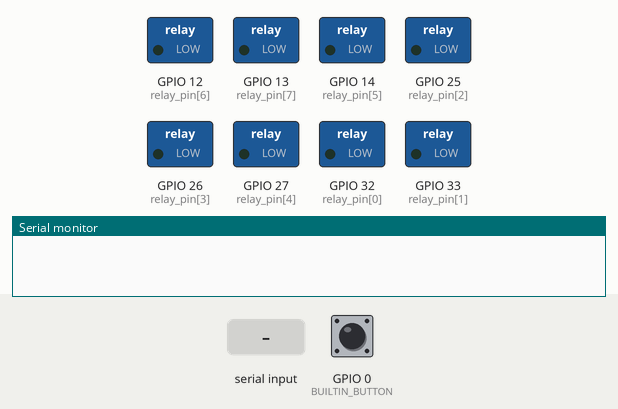
The program below on a simulated ESP32. On the bench: switched loads named in the program (green lamp = pin HIGH), the last lines printed to the serial monitor. Dashed ring = blinking. The test bench sets the inputs (shaded band); at power-on: GPIO 0 (BUILTIN_BUTTON) HIGH.

Above: at 1.2 s.
1.3 s: GPIO 0 (BUILTIN_BUTTON) pulled LOW for 0.15 s
At 1.9 s:
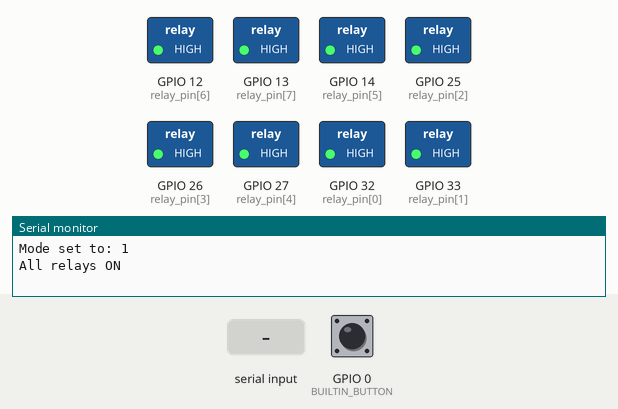
2.9 s: "S 90\n" received over Serial
4.4 s: GPIO 0 (BUILTIN_BUTTON) pulled LOW for 1 s
At 7.37 s:
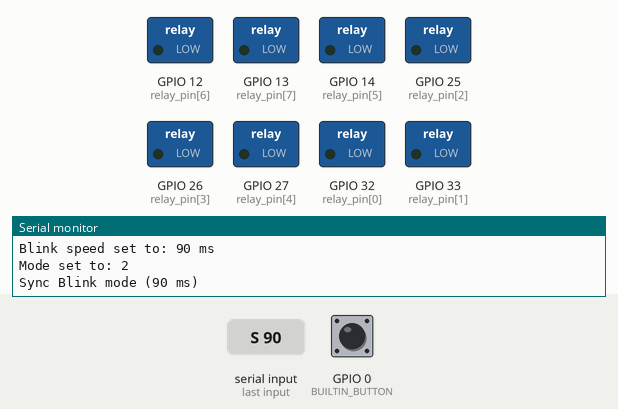
7.4 s: "S ,45\n" received over Serial
8.9 s: GPIO 0 (BUILTIN_BUTTON) pulled LOW for 1 s
At 10.07 s:
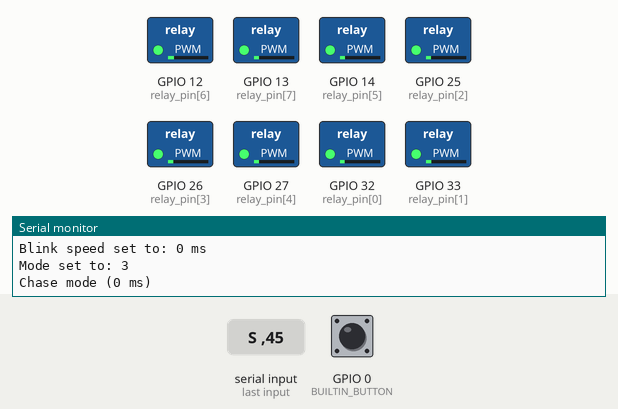
11.9 s: GPIO 0 (BUILTIN_BUTTON) pulled LOW for 0.15 s
At 13.09 s:
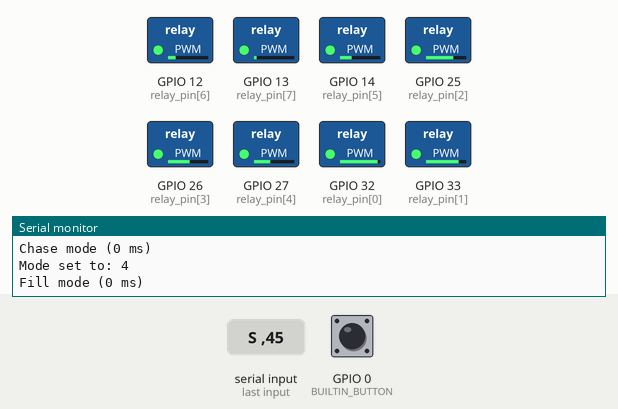
Timing chart, 0 to 15.9 s (numbered marks = the images above; inputs shaded):
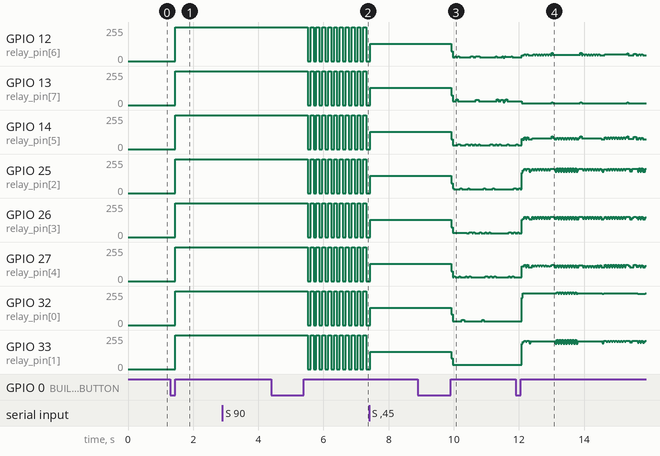

The program:

main.cpp
```cpp
#include <Arduino.h>
#include "mode_relay.h"
#include "button_uart.h"


void setup() {
    Serial.begin(115200);
    relay_init();
    input_init();


}


void loop() {
    input_handle_uart();
    input_handle_button();
    relay_update();
}
```

button_uart.h
```cpp
#ifndef BUTTON_UART_H
#define BUTTON_UART_H

#include <Arduino.h>

void input_init();
void input_handle_button();
void input_handle_uart();

#endif                       
```

mode_relay.h
```cpp
#ifndef mode_relay_h
#define mode_relay_h

#include <Arduino.h>

const int MODES = 5; // 5 modes in led mode

void relay_init();
void relay_set_mode(int mode);
int relay_get_mode();
void relay_set_speed(int speedMs);
int relay_get_speed();
void relay_cycle_mode();
void relay_update();

#endif
```

button_uart.cpp
```cpp
#include "button_uart.h"
#include "mode_relay.h"

#define BUILTIN_BUTTON 0

static int lastButtonState = HIGH;
static unsigned long buttonPressTime = 0;
static bool isButtonPressed = false;
const unsigned long debounceDelay = 40;
const unsigned long longPressTime = 1000;

// Hàm khởi tạo chân nút nhấn
void input_init() {
    pinMode(BUILTIN_BUTTON, INPUT_PULLUP);
}

// Hàm xử lý thao tác nhấn nhả (Click) và nhấn giữ (Long Press)
void input_handle_button() {
    int reading = digitalRead(BUILTIN_BUTTON);

    // Phát hiện thời điểm vừa nhấn nút (chuyển từ HIGH sang LOW)
    if (reading == LOW && lastButtonState == HIGH) {
        buttonPressTime = millis();
        isButtonPressed = true;
    }

    // Phát hiện thời điểm vừa nhả nút (chuyển từ LOW lên HIGH)
    if (reading == HIGH && lastButtonState == LOW && isButtonPressed) {
        unsigned long pressDuration = millis() - buttonPressTime;

        //  Thay đổi tốc độ nháy nếu nhấn giữ lâu hơn 1 giây, hoặc chuyển mode nếu nhấn nhanh
        if (pressDuration >= longPressTime) {
            relay_cycle_mode();
        } else if (pressDuration >= debounceDelay) {
            int nextMode = (relay_get_mode() + 1) % MODES; //
            relay_set_mode(nextMode);
        }
        isButtonPressed = false;
    }
    lastButtonState = reading;                 // Cập nhật trạng thái nút hiện tại cho vòng lặp kế tiếp
}

// Hàm nhận và phân tích lệnh gửi từ máy tính qua cổng Serial UART
void input_handle_uart() {
    if (Serial.available() > 0) {
        String cmd = Serial.readStringUntil('\n');
        cmd.trim();
        cmd.toUpperCase();
        if (cmd.startsWith("S ")) {
            int val = cmd.substring(2).toInt();
            relay_set_speed(val);
        } else if (cmd.startsWith("MODE ")) {
            int newMode = cmd.substring(5).toInt();
            relay_set_mode(newMode);
        }
    }
}
```

mode_relay.cpp
```cpp
#include <mode_relay.h>

const int relay_pin[] = {32, 33, 25, 26, 27, 14, 12, 13}; // relay pins
const int num_relays = sizeof(relay_pin) / sizeof(relay_pin[0]); // number of relays

#define RELAY_MODE_OFF LOW
#define RELAY_MODE_ON HIGH

static int current_mode = 0; // current mode
static int blink_speed = 250;
static unsigned long prev_time = 0;

// mode veriables
//mode 2
static bool sync_blink_state = false;
// mode 3
static int chase_direction_index = 0;
static int chase_direction = 1;
// mode 4
static int fill_step = 0;
static bool filling = true;

static void relay_set_all(bool state) {
  for (int i = 0; i < num_relays; i++) {
    digitalWrite(relay_pin[i], state ? RELAY_MODE_ON : RELAY_MODE_OFF);
  }
}

void relay_init() {
  for (int i = 0; i < num_relays; i++) {
    pinMode(relay_pin[i], OUTPUT);
    digitalWrite(relay_pin[i], RELAY_MODE_OFF);
  }
}

void relay_set_mode(int mode) {
    if(mode <0 || mode >= MODES) {
        return; // Invalid mode, do nothing
    }
    // change mode and reset all mode variables
    current_mode = mode;
    sync_blink_state = false;
    chase_direction_index = 0;
    chase_direction = 1;
    fill_step = 0;
    filling = true;

    Serial.printf("Mode set to: %d\n", current_mode);
    switch (current_mode) {
        case 0:
            relay_set_all(false);
            Serial.printf("All relays OFF\n");
            break;
        case 1:
            relay_set_all(true);
            Serial.printf("All relays ON\n");
            break;
        case 2:
            Serial.printf("Sync Blink mode (%d ms)\n", blink_speed);
            break;
        case 3:
            Serial.printf("Chase mode (%d ms)\n", blink_speed);
            break;
        case 4:
            Serial.printf("Fill mode (%d ms)\n", blink_speed);
            break;
    }
}

// Get the current mode
int relay_get_mode() {
    return current_mode;
}

// Set the blink speed
void relay_set_speed(int speedMs) {
    if(speedMs > 20 || speedMs < 5000) {
        blink_speed = speedMs;
        Serial.printf("Blink speed set to: %d ms\n", blink_speed);
    } else {
        Serial.printf("Invalid speed. Must be between 20 and 5000 ms.\n");
    }
}

// Get the blink speed
int relay_get_speed() {
    return blink_speed;
}

// Cycle through the blink speeds: 100ms, 500ms, 1000ms
void relay_cycle_mode() {
    if(blink_speed == 100) blink_speed = 500;
    else if(blink_speed == 500) blink_speed = 1000;
    else blink_speed = 100;
    Serial.printf("Blink speed set to: %d ms\n", blink_speed);
}

void relay_update(){
    unsigned long current_time = millis();
    if(current_time - prev_time >= (unsigned long)blink_speed) {

    prev_time = current_time; // Update the previous time

    // Update mode 2
    if(current_mode == 2) {
        sync_blink_state = !sync_blink_state;
        relay_set_all(sync_blink_state);
    }

    // Update mode 3
    else if(current_mode == 3) {
        relay_set_all(false); // Turn off all relays first
        digitalWrite(relay_pin[chase_direction_index], RELAY_MODE_ON); //only turn on the current relay
        chase_direction_index += chase_direction; //1 -> 8
        if(chase_direction_index >= num_relays) {
            chase_direction_index = num_relays - 1;
            chase_direction = -1; // Change direction 8 -> 1
        }
        else if(chase_direction_index < 0) {
            chase_direction_index = 0;
            chase_direction = 1; // Change direction 1 -> 8
        }
    }

    // Update mode 4
    else if (current_mode == 4) {

            if (filling) {
                digitalWrite(relay_pin[fill_step], RELAY_MODE_ON);
                fill_step++;
                if (fill_step >= num_relays) {
                fill_step = num_relays - 1;
                filling = false;
            }
        } else {
            digitalWrite(relay_pin[fill_step], RELAY_MODE_OFF);
            fill_step--;
            if (fill_step < 0) {
                fill_step = 0;
                filling = true;
            }
        }

    }
}
}
```

Measured:
- after the input at 1.3 s, GPIO 12 (relay_pin[6]), GPIO 13 (relay_pin[7]), GPIO 14 (relay_pin[5]), GPIO 25 (relay_pin[2]), GPIO 26 (relay_pin[3]), GPIO 27 (relay_pin[4]), GPIO 32 (relay_pin[0]), GPIO 33 (relay_pin[1]): 0/255 → 255/255 after 0.15 s
- after the input at 4.4 s, GPIO 12 (relay_pin[6]), GPIO 13 (relay_pin[7]), GPIO 14 (relay_pin[5]), GPIO 25 (relay_pin[2]), GPIO 26 (relay_pin[3]), GPIO 27 (relay_pin[4]), GPIO 32 (relay_pin[0]), GPIO 33 (relay_pin[1]): alternates 255/255 for 0.09 s and 0/255 for 0.09 s, starting after 1.1 s
- after the input at 8.9 s, GPIO 32 (relay_pin[0]): 131/255 → 29/255 after 1.0 s, → 39/255 0.32 s later, → 29/255 0.08 s later; GPIO 33 (relay_pin[1]): 131/255 → 32/255 after 1.0 s
